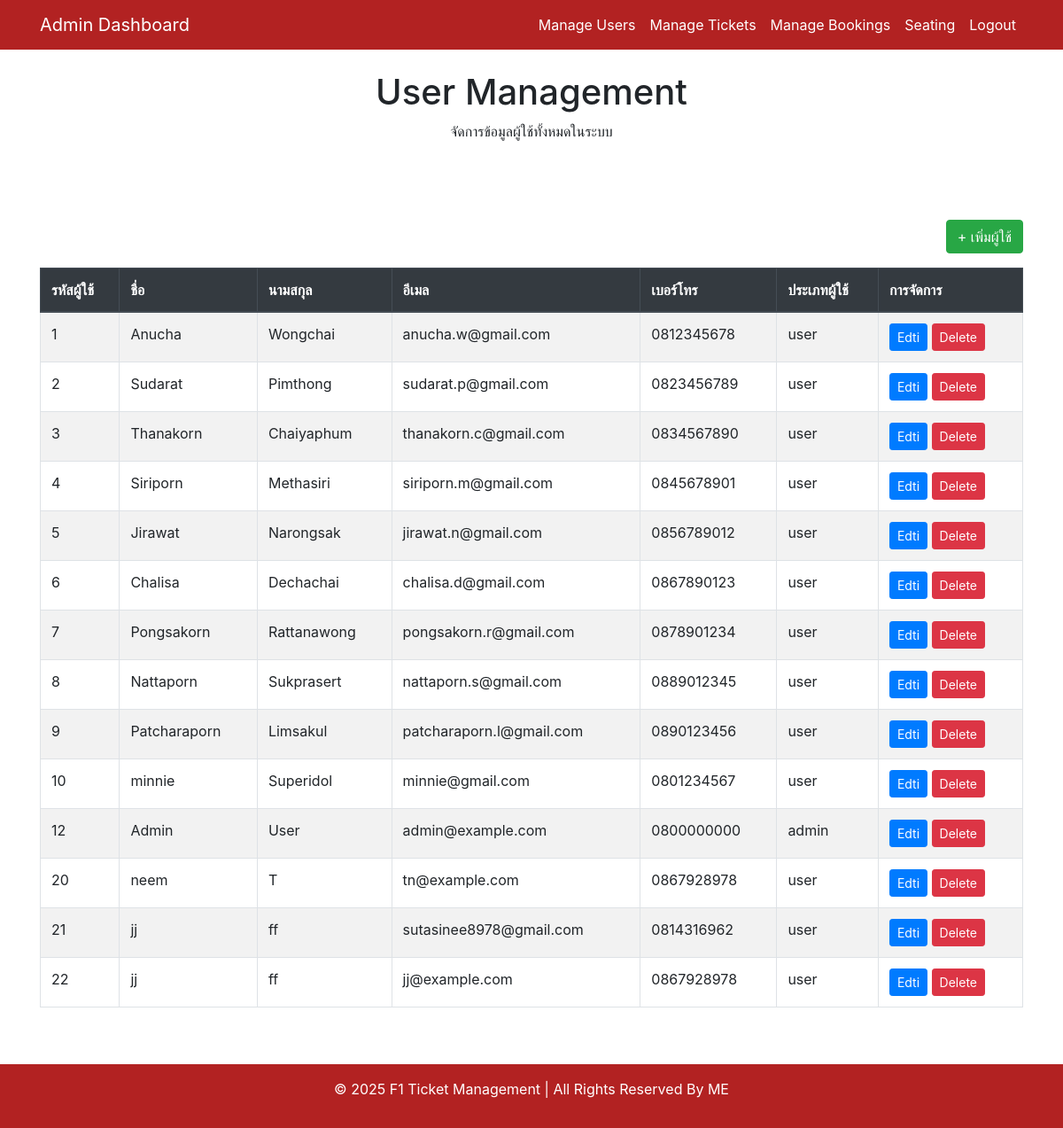
Screenshot of /miniphp/admin_manage_users.php (signed in) with the database file from the repository.
### tables this page shows
CREATE TABLE `users` (
  `user_id` int(11) NOT NULL,
  `first_name` varchar(100) NOT NULL,
  `last_name` varchar(100) NOT NULL,
  `email` varchar(255) NOT NULL,
  `password` varchar(255) NOT NULL,
  `phone_number` varchar(20) DEFAULT NULL,
  `user_type` enum('user','admin') DEFAULT 'user'
);

### miniphp/admin_manage_users.php (the view, shortened to what this page needs)
<?php
include 'db.php';
$query = "SELECT * FROM users";
$result = mysqli_query($connection, $query);
?>
<!DOCTYPE html>
<html lang="th">
<head>
    <link rel="stylesheet" href="https://cdn.jsdelivr.net/npm/bootstrap@4.6.0/dist/css/bootstrap.min.css">
    <link rel="stylesheet" href="css/admin.css">
</head>
<body>
    <nav class="navbar navbar-expand-lg navbar-dark custom-navbar">
        <div class="container">
            <a class="navbar-brand" href="admin.php">Admin Dashboard</a>
            <div class="collapse navbar-collapse" id="adminNavbar">
                <ul class="navbar-nav ml-auto">
                <li class="nav-item"><a class="nav-link" href="admin_manage_users.php">Manage Users</a></li>
                    <li class="nav-item active"><a class="nav-link" href="admin_manage_tickets.php">Manage Tickets</a></li>
                    <li class="nav-item"><a class="nav-link" href="admin_bookings.php">Manage Bookings</a></li>
                    <li class="nav-item"><a class="nav-link" href="admin_seating.php">Seating</a></li>
                    <li class="nav-item"><a class="nav-link text-danger" href="logout.php">Logout</a></li>
                </ul>
            </div>
        </div>
    </nav>
    <header class="custom-header text-center py-4">
        <h1>User Management</h1>
        <p>จัดการข้อมูลผู้ใช้ทั้งหมดในระบบ</p>
    </header>
    <div class="container mt-5">
        <div class="mb-3 text-right">
            <a href="add_user.php" class="btn btn-success">+ เพิ่มผู้ใช้</a>
        </div>
        <div class="table-responsive">
            <table class="table table-striped table-bordered">
                <thead class="thead-dark">
                    <tr>
                        <th>รหัสผู้ใช้</th>
                        <th>ชื่อ</th>
                        <th>นามสกุล</th>
                        <th>อีเมล</th>
                        <th>เบอร์โทร</th>
                        <th>ประเภทผู้ใช้</th>
                        <th>การจัดการ</th>
                    </tr>
                </thead>
                <tbody>
                    <?php while($user = mysqli_fetch_assoc($result)) { ?>
                        <tr>
                            <td><?php echo htmlspecialchars($user['user_id']); ?></td>
                            <td><?php echo htmlspecialchars($user['first_name']); ?></td>
                            <td><?php echo htmlspecialchars($user['last_name']); ?></td>
                            <td><?php echo htmlspecialchars($user['email']); ?></td>
                            <td><?php echo htmlspecialchars($user['phone_number']); ?></td>
                            <td><?php echo htmlspecialchars($user['user_type']); ?></td>
                            <td>
                                <a href="edit_user.php?user_id=<?php echo $user['user_id']; ?>" class="btn btn-sm btn-primary">Edti</a>
                                <a href="delete_user.php?user_id=<?php echo $user['user_id']; ?>" class="btn btn-sm btn-danger"
                                   onclick="return confirm('คุณต้องการลบผู้ใช้นี้หรือไม่?');">Delete</a>
                            </td>
                        </tr>
                    <?php } ?>
                </tbody>
            </table>
        </div>
    </div>
    <footer class="custom-footer text-center py-3 mt-5">
        <p>&copy; 2025 F1 Ticket Management | All Rights Reserved By ME</p>
    </footer>
</body>
</html>

### miniphp/css/admin.css (style rules this page uses)
.custom-navbar { background-color: #B22222; }
.custom-navbar .navbar-brand, .custom-navbar .nav-link { color: white !important; }
.custom-footer { background-color: #B22222 !important; color: white !important; text-align: center; padding: 15px; }

### rows the page displays
users: user_id "1", first_name "Anucha", last_name "Wongchai", email "anucha.w@gmail.com", phone_number "0812345678", user_type "user"
users: user_id "2", first_name "Sudarat", last_name "Pimthong", email "sudarat.p@gmail.com", phone_number "0823456789", user_type "user"
users: user_id "3", first_name "Thanakorn", last_name "Chaiyaphum", email "thanakorn.c@gmail.com", phone_number "0834567890", user_type "user"
users: user_id "4", first_name "Siriporn", last_name "Methasiri", email "siriporn.m@gmail.com", phone_number "0845678901", user_type "user"
users: user_id "5", first_name "Jirawat", last_name "Narongsak", email "jirawat.n@gmail.com", phone_number "0856789012", user_type "user"
users: user_id "6", first_name "Chalisa", last_name "Dechachai", email "chalisa.d@gmail.com", phone_number "0867890123", user_type "user"
users: user_id "7", first_name "Pongsakorn", last_name "Rattanawong", email "pongsakorn.r@gmail.com", phone_number "0878901234", user_type "user"
users: user_id "8", first_name "Nattaporn", last_name "Sukprasert", email "nattaporn.s@gmail.com", phone_number "0889012345", user_type "user"
users: user_id "9", first_name "Patcharaporn", last_name "Limsakul", email "patcharaporn.l@gmail.com", phone_number "0890123456", user_type "user"
users: user_id "10", first_name "minnie", last_name "Superidol", email "minnie@gmail.com", phone_number "0801234567", user_type "user"
users: user_id "12", first_name "Admin", last_name "User", email "admin@example.com", phone_number "0800000000", user_type "admin"
users: user_id "20", first_name "neem", last_name "T", email "tn@example.com", phone_number "0867928978", user_type "user"
users: user_id "21", first_name "jj", last_name "ff", email "sutasinee8978@gmail.com", phone_number "0814316962", user_type "user"
users: user_id "22", first_name "jj", last_name "ff", email "jj@example.com", phone_number "0867928978", user_type "user"
